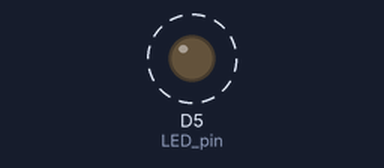
Bench run of a sketch on a simulated ESP8266 (NodeMCU). On the bench: output pins drawn as LEDs (lit = HIGH). Dashed ring = blinking.

Above: at 0.5 s.
Timing chart, 0 to 4.6 s (numbered marks = the images above):
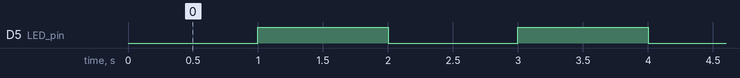

Measured:
- by itself, D5 (LED_pin): alternates HIGH for 1.0 s and LOW for 1.0 s

The sketch:

LED_Blink.ino
```cpp
/*************************************
 * Program : Tes NodeMCU V3
 * Input : -
 * Output : LED1 Blink 1 detik
 * Iot Starter Kit Inkubatek
 * www.tokotronik.com
 * ***********************************/
#define LED_pin D5
void setup() {
  pinMode(LED_pin, OUTPUT);
}

void loop() {
  digitalWrite(LED_pin, LOW);
  delay(1000);
  digitalWrite(LED_pin, HIGH);
  delay(1000);
}
```
